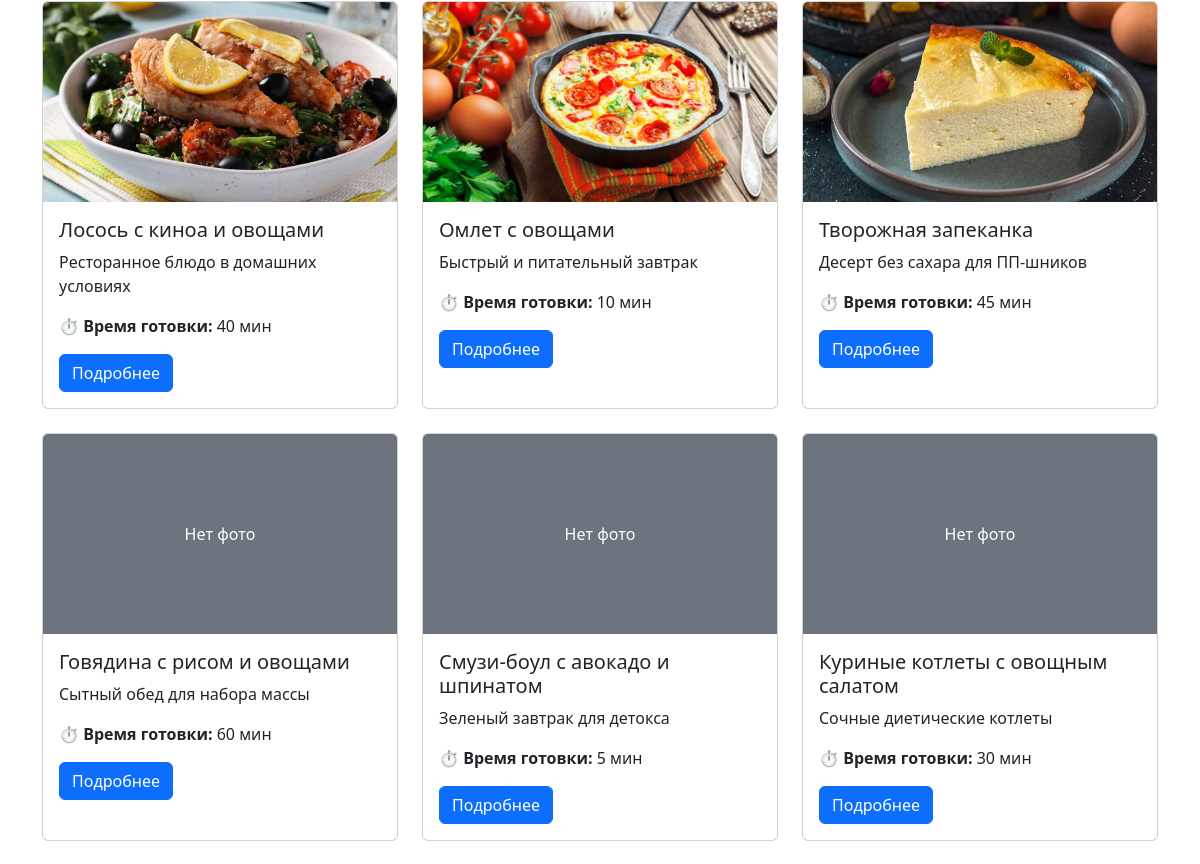
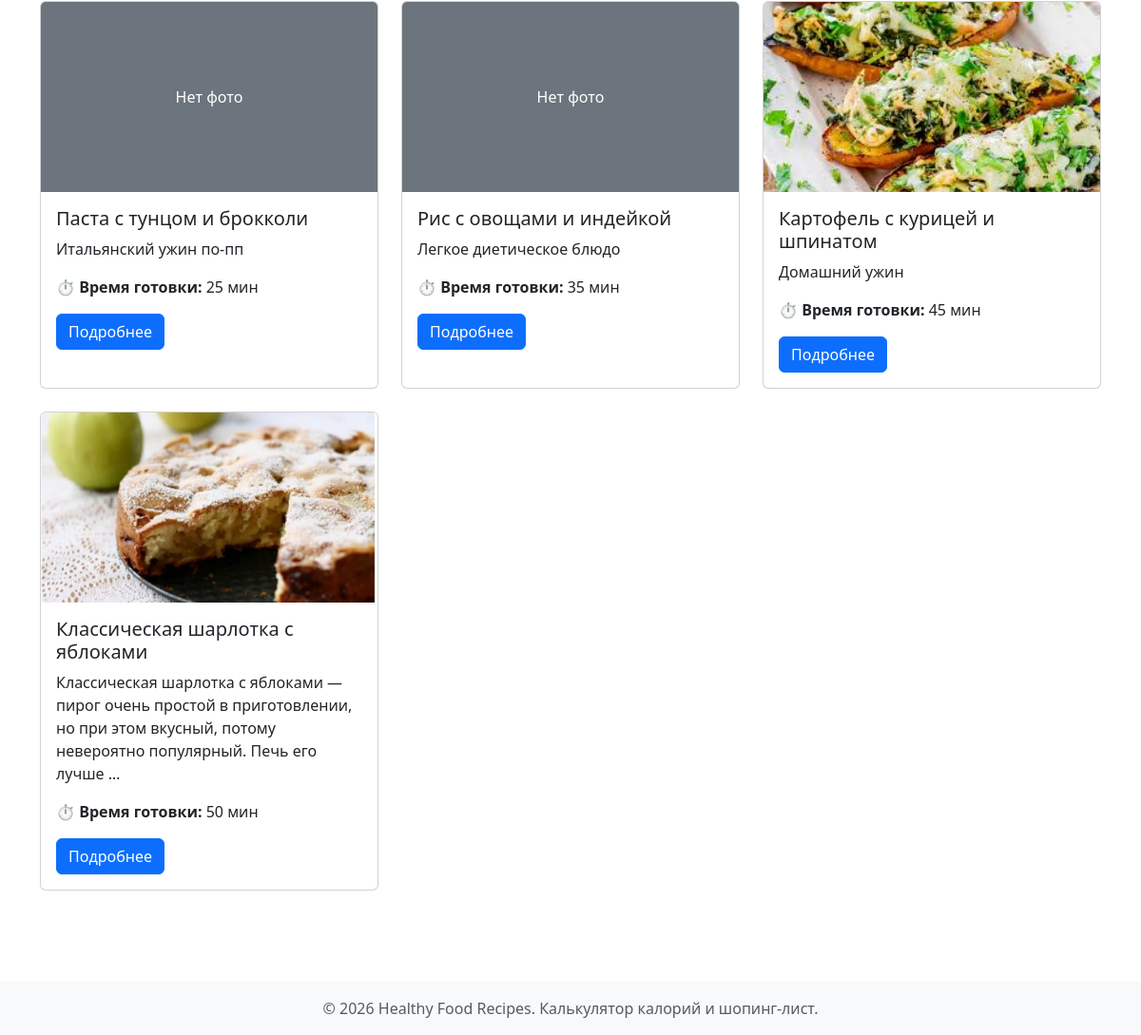
/ (lower part), run on an earlier commit of the app's database (2 pictures, top to bottom).
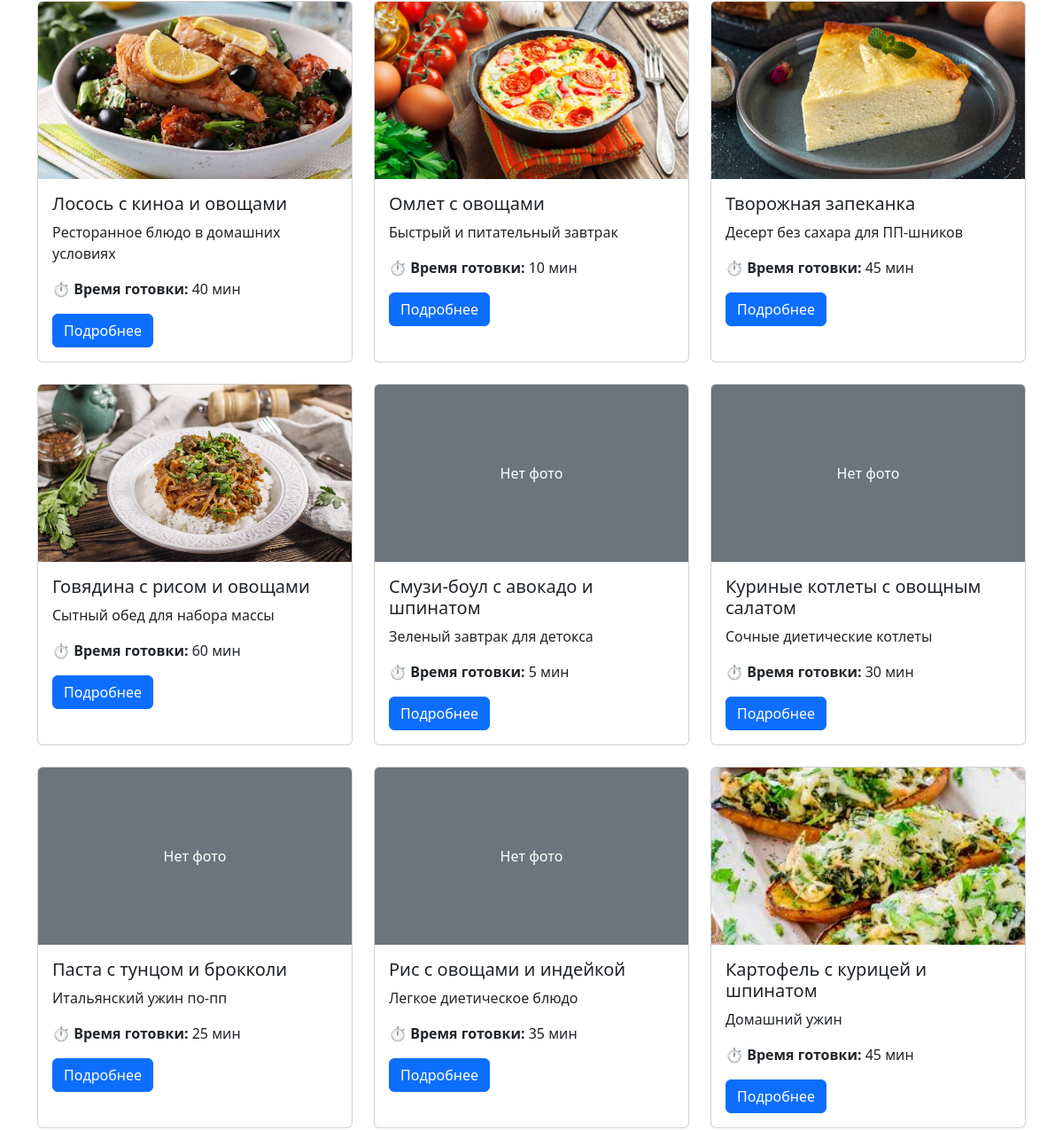
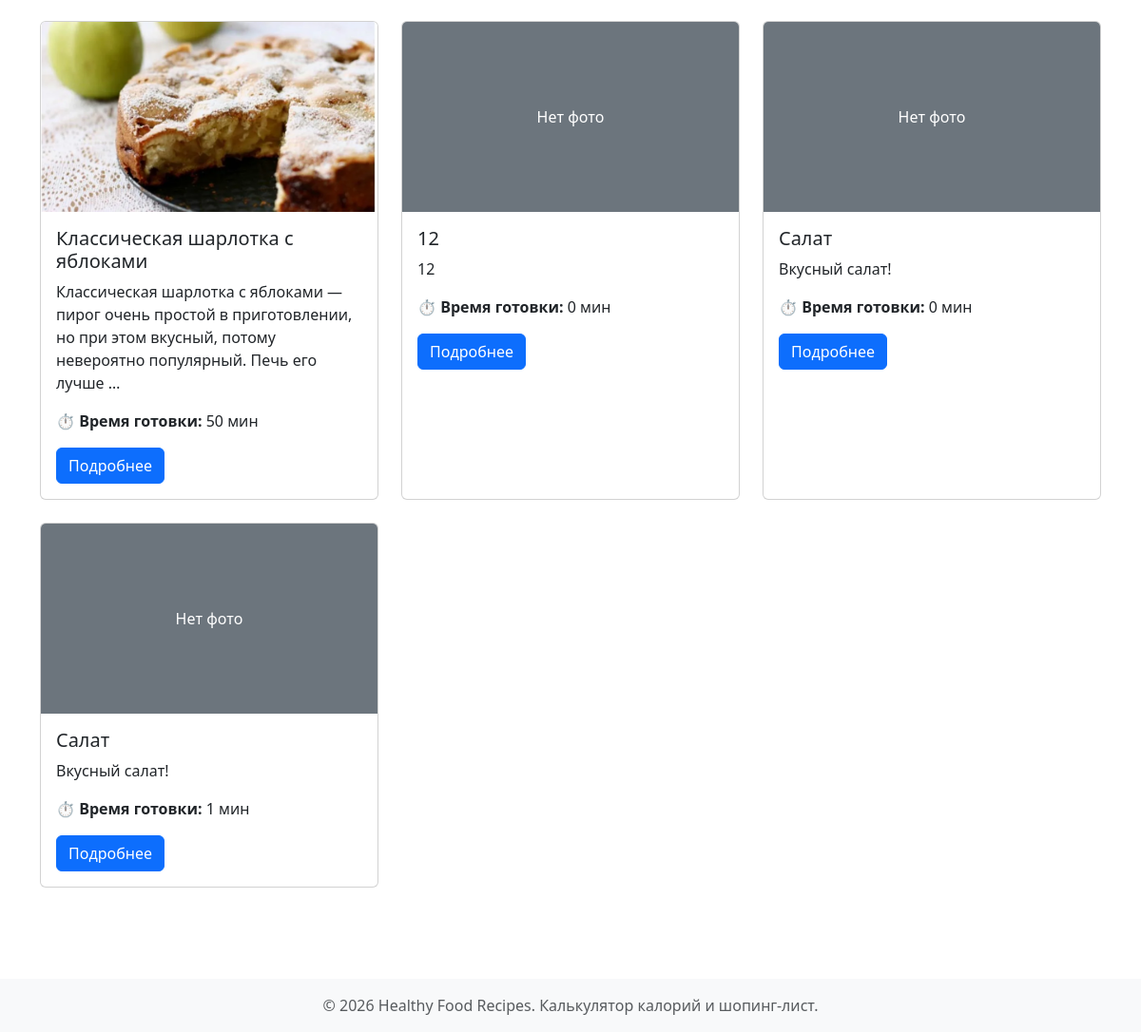
And on a later commit of the database (2 pictures, top to bottom).
### recipes/models.py (models this page shows)
class Recipe(models.Model):
    title = models.CharField(max_length=200)
    description = models.TextField()
    cooking_time = models.IntegerField(help_text='минуты')
    image = models.ImageField(upload_to='recipes/', blank=True, null=True)
    servings = models.IntegerField(default=1)
    author = models.ForeignKey(User, on_delete=models.CASCADE, null=True, blank=True, related_name='recipes')
    class Meta:
        verbose_name = 'Рецепт'
        verbose_name_plural = 'Рецепты'
        permissions = [
            ('can_edit_all_recipes', 'Может редактировать любые рецепты'),
            ('can_delete_all_recipes', 'Может удалять любые рецепты'),
        ]

### recipes/views.py (the view)
# urls.py: path('', views.recipe_list, name='recipe_list'),
def recipe_list(request):
    search_query = request.GET.get('search', '')
    recipes = Recipe.objects.all()
    if search_query:
        recipes = recipes.filter(
            Q(title__icontains=search_query) |
            Q(description__icontains=search_query)
        )
    return render(request, 'recipes/recipe_list.html', {
        'recipes': recipes,
        'search_query': search_query
    })

### recipes/templates/recipes/recipe_list.html (shortened to what this page needs)
{% extends 'base.html' %}
{% block content %}
<div class="row">
    {% for recipe in recipes %}
    <div class="col-md-4 mb-4">
        <div class="card h-100">
            {% if recipe.image %}
            <img src="{{ recipe.image.url }}" class="card-img-top" alt="{{ recipe.title }}" style="height: 200px; object-fit: cover;">
            {% else %}
            <div class="card-img-top bg-secondary d-flex align-items-center justify-content-center" style="height: 200px;">
                <span class="text-white">Нет фото</span>
            </div>
            {% endif %}
            <div class="card-body">
                <h5 class="card-title">{{ recipe.title }}</h5>
                <p class="card-text">{{ recipe.description|truncatewords:20 }}</p>
                <p><strong>⏱ Время готовки:</strong> {{ recipe.cooking_time }} мин</p>
                <a href="{% url 'recipe_detail' recipe.id %}" class="btn btn-primary">Подробнее</a>
            </div>
        </div>
    </div>
    {% endfor %}
</div>
{% endblock %}

What changed in the data, as far as the page shows it:
changed Recipe "Говядина с рисом и овощами": image: picture added; no longer shows "Нет фото"
added Recipe: image "Нет фото", title "12", description "12", cooking_time "0"
added Recipe: image "Нет фото", title "Салат", description "Вкусный салат!", cooking_time "0"
added Recipe: image "Нет фото", title "Салат", description "Вкусный салат!", cooking_time "1"
